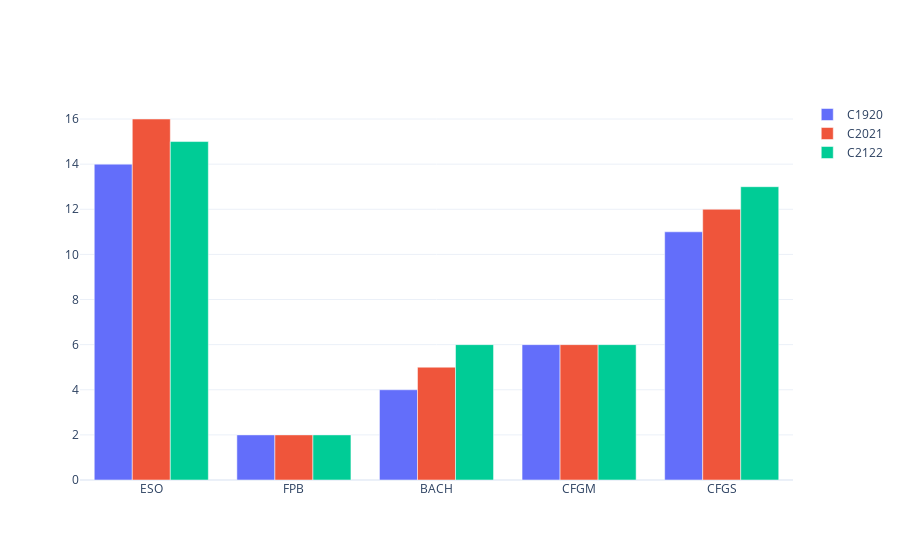

Notebook cell for this chart:
### Markdown cell above
## Evolución del número de grupos por etapas

### Code cell
series = {}
for year in years:
    series[year] = []
    for stage in stages:
        series[year].append(df.query(f'etapa == "{stage}" & curso == "{year}" & evaluación == "{labels[-1][1]}"')['etapa'].count())

myplotly.cbar(stages, series, is_percentage=False)

### Figure 1 — Plotly figure (JSON) as saved in the notebook; plotly's stock layout.template omitted (floating-point values rounded to 4 significant figures)
{"data": [{"name": "C1920", "type": "bar", "x": ["ESO", "FPB", "BACH", "CFGM", "CFGS"], "y": [14, 2, 4, 6, 11]}, {"name": "C2021", "type": "bar", "x": ["ESO", "FPB", "BACH", "CFGM", "CFGS"], "y": [16, 2, 5, 6, 12]}, {"name": "C2122", "type": "bar", "x": ["ESO", "FPB", "BACH", "CFGM", "CFGS"], "y": [15, 2, 6, 6, 13]}], "layout": {"barmode": "group"}}
